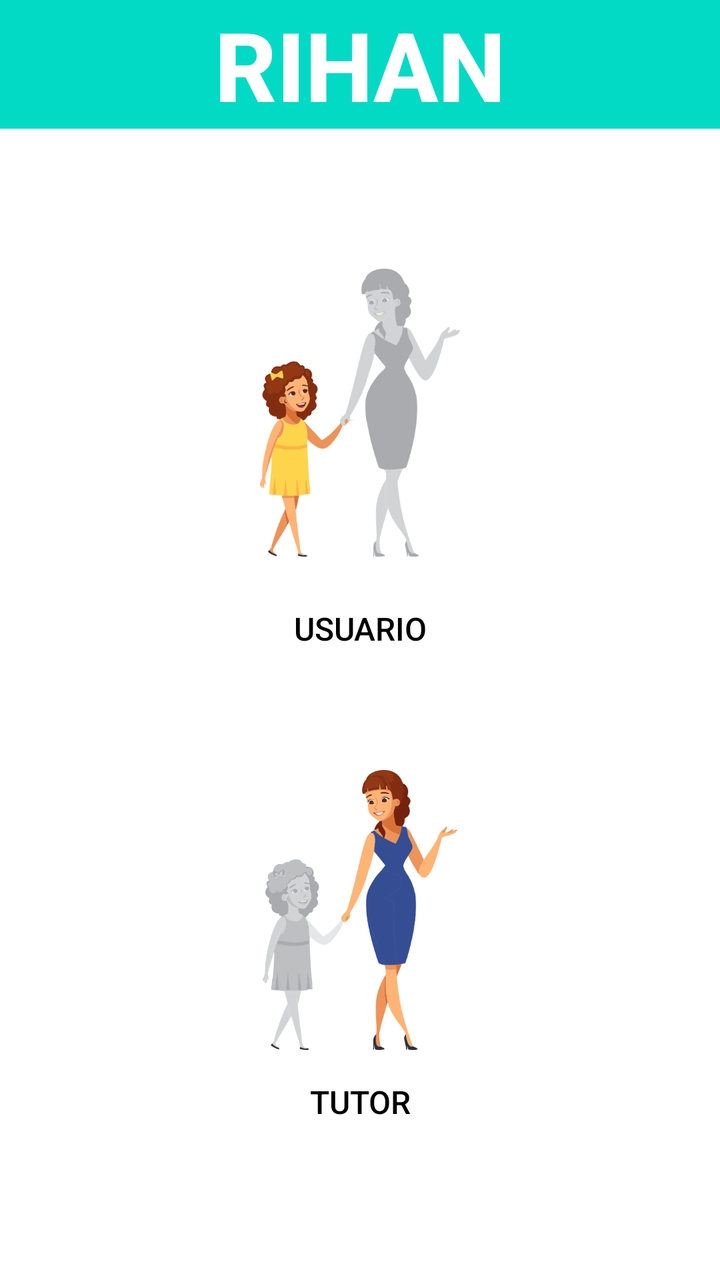
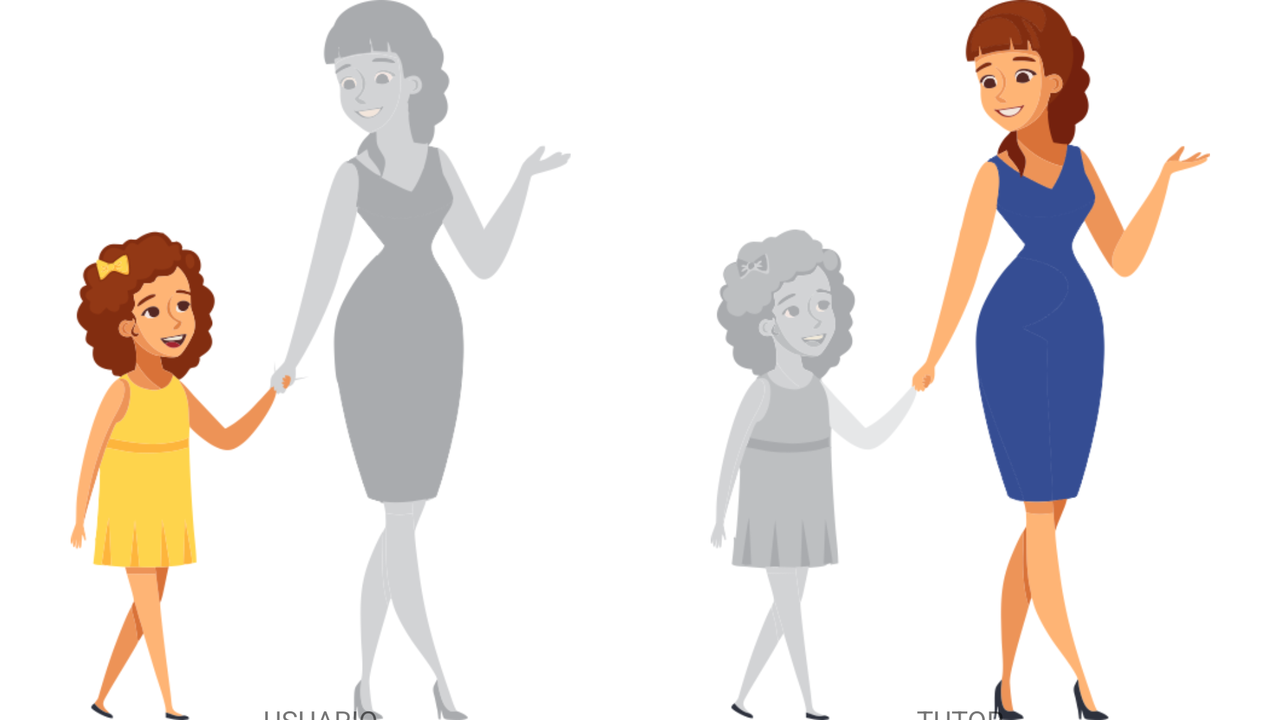

Two renders of one Android screen. The first uses the default layout on a phone; the second uses the alternative layout the repository ships for a different screen configuration, on a matching device. The two XML files are below.
<!-- AndroidManifest.xml: application theme Theme.RihanApp2 -->
<!-- res/layout/activity_main.xml -->
<?xml version="1.0" encoding="utf-8"?>
<androidx.constraintlayout.widget.ConstraintLayout xmlns:android="http://schemas.android.com/apk/res/android"
    xmlns:app="http://schemas.android.com/apk/res-auto"
    xmlns:tools="http://schemas.android.com/tools"
    android:id="@+id/contraintlayout1"
    android:layout_width="match_parent"
    android:layout_height="match_parent"
    android:background="@color/white"
    tools:context=".MainActivity">

    <TextView
        android:id="@+id/textView10"
        android:layout_width="match_parent"
        android:layout_height="wrap_content"
        android:background="@color/teal_200"
        android:fontFamily="sans-serif-medium"
        android:text="@string/Titulo"
        android:textAlignment="center"
        android:textColor="@color/white"
        android:textSize="48sp"
        android:textStyle="bold"
        app:layout_constraintEnd_toEndOf="parent"
        app:layout_constraintStart_toStartOf="parent"
        app:layout_constraintTop_toTopOf="parent" />

    <ImageView
        android:id="@+id/imageView"
        android:layout_width="100dp"
        android:layout_height="164dp"
        android:layout_marginTop="60dp"
        android:contentDescription="@string/IB_USUARIO"
        app:layout_constraintEnd_toEndOf="@+id/textView10"
        app:layout_constraintStart_toStartOf="@+id/textView10"
        app:layout_constraintTop_toBottomOf="@+id/textView10"
        app:srcCompat="@drawable/usuario" />

    <TextView
        android:id="@+id/tv_usuario"
        android:layout_width="wrap_content"
        android:layout_height="wrap_content"
        android:layout_marginTop="15dp"
        android:background="@color/white"
        android:contentDescription="@string/tv_usuario"
        android:fontFamily="sans-serif-medium"
        android:text="@string/tv_usuario"
        android:textAlignment="center"
        android:textColor="@color/black"
        android:textColorHint="@color/black"
        android:textSize="16sp"
        app:layout_constraintEnd_toEndOf="@+id/imageView"
        app:layout_constraintStart_toStartOf="@+id/imageView"
        app:layout_constraintTop_toBottomOf="@+id/imageView" />

    <ImageView
        android:id="@+id/imageView2"
        android:layout_width="100dp"
        android:layout_height="140dp"
        android:layout_marginTop="60dp"
        android:contentDescription="@string/IB_TUTOR"
        app:layout_constraintEnd_toEndOf="@+id/tv_usuario"
        app:layout_constraintStart_toStartOf="@+id/tv_usuario"
        app:layout_constraintTop_toBottomOf="@+id/tv_usuario"
        app:srcCompat="@drawable/tutor" />

    <TextView
        android:id="@+id/textView2"
        android:layout_width="wrap_content"
        android:layout_height="wrap_content"
        android:layout_marginTop="15dp"
        android:backgroundTint="@color/black"
        android:contentDescription="@string/tv_tutor"
        android:fontFamily="sans-serif-medium"
        android:text="@string/tv_tutor"
        android:textAlignment="center"
        android:textColor="@color/black"
        android:textSize="16sp"
        app:layout_constraintEnd_toEndOf="@+id/imageView2"
        app:layout_constraintStart_toStartOf="@+id/imageView2"
        app:layout_constraintTop_toBottomOf="@+id/imageView2" />

    <androidx.constraintlayout.widget.Guideline
        android:id="@+id/guideline2"
        android:layout_width="wrap_content"
        android:layout_height="wrap_content"
        android:orientation="horizontal"
        app:layout_constraintGuide_percent="0.5" />

</androidx.constraintlayout.widget.ConstraintLayout>
<!-- resources referenced by this layout -->
<resources>
  <color name="black">#FF000000</color>
  <color name="teal_200">#FF03DAC5</color>
  <color name="white">#FFFFFFFF</color>
  <!-- drawable tutor: png bitmap (drawable, 50740 bytes) -->
  <!-- drawable usuario: png bitmap (drawable, 47189 bytes) -->
  <string name="IB_TUTOR">TUTOR</string>
  <string name="IB_USUARIO">USUARIO</string>
  <string name="Titulo">RIHAN</string>
  <string name="tv_tutor">TUTOR</string>
  <string name="tv_usuario">USUARIO</string>
  <style name="Theme.RihanApp2" parent="Theme.MaterialComponents.Light.NoActionBar">
          
          <item name="colorPrimary">@color/purple_500</item>
          <item name="colorPrimaryVariant">@color/purple_700</item>
          <item name="colorOnPrimary">@color/white</item>
          
          <item name="colorSecondary">@color/teal_200</item>
          <item name="colorSecondaryVariant">@color/teal_700</item>
          <item name="colorOnSecondary">@color/black</item>
          
          <item name="android:statusBarColor" tools:targetApi="l">?attr/colorPrimaryVariant</item>
          
      </style>
  <color name="purple_500">#FF6200EE</color>
  <color name="purple_700">#FF3700B3</color>
  <color name="teal_700">#FF018786</color>
</resources>
<!-- res/layout-land/activity_main.xml (the repository's variant of the layout above) -->
<!-- drawn on the phone turned sideways -->
<?xml version="1.0" encoding="utf-8"?>
<androidx.constraintlayout.widget.ConstraintLayout xmlns:android="http://schemas.android.com/apk/res/android"
    xmlns:app="http://schemas.android.com/apk/res-auto"
    xmlns:tools="http://schemas.android.com/tools"
    android:id="@+id/tv_tutor"
    android:layout_width="match_parent"

    android:layout_height="match_parent"
    android:orientation="horizontal"
    tools:context=".MainActivity">

    <ImageView
        android:id="@+id/imageView"
        android:layout_width="wrap_content"
        android:layout_height="wrap_content"
        android:contentDescription="@string/IB_USUARIO"
        android:onClick="PrimerConfInicial"
        app:layout_constraintBottom_toBottomOf="parent"
        app:layout_constraintEnd_toStartOf="@+id/guideline3"
        app:layout_constraintStart_toStartOf="parent"
        app:layout_constraintTop_toTopOf="parent"
        app:srcCompat="@drawable/usuario" />

    <TextView
        android:id="@+id/tv_usuario"
        android:layout_width="wrap_content"
        android:layout_height="wrap_content"
        android:contentDescription="@string/tv_usuario"
        android:text="@string/tv_usuario"
        app:layout_constraintBottom_toBottomOf="parent"
        app:layout_constraintEnd_toEndOf="@+id/imageView"
        app:layout_constraintHorizontal_bias="0.5"
        app:layout_constraintStart_toStartOf="@+id/imageView"
        app:layout_constraintTop_toBottomOf="@+id/imageView" />

    <ImageView
        android:id="@+id/imageView2"
        android:layout_width="wrap_content"
        android:layout_height="wrap_content"
        android:contentDescription="@string/IB_TUTOR"
        app:layout_constraintBottom_toBottomOf="parent"
        app:layout_constraintEnd_toEndOf="parent"
        app:layout_constraintStart_toStartOf="@+id/guideline3"
        app:layout_constraintTop_toTopOf="parent"
        app:srcCompat="@drawable/tutor" />

    <TextView
        android:id="@+id/textView2"
        android:layout_width="wrap_content"
        android:layout_height="wrap_content"
        android:contentDescription="@string/tv_tutor"
        android:text="@string/tv_tutor"
        app:layout_constraintBottom_toBottomOf="parent"
        app:layout_constraintEnd_toEndOf="@+id/imageView2"
        app:layout_constraintStart_toStartOf="@+id/imageView2"
        app:layout_constraintTop_toBottomOf="@+id/imageView2" />

    <androidx.constraintlayout.widget.Guideline
        android:id="@+id/guideline3"
        android:layout_width="wrap_content"
        android:layout_height="wrap_content"
        android:orientation="vertical"
        app:layout_constraintGuide_percent="0.5" />

</androidx.constraintlayout.widget.ConstraintLayout>
<!-- resources referenced by the variant -->
<!-- as the phone turned sideways resolves them -->
<resources>
  <!-- drawable tutor: png bitmap (drawable, 50740 bytes) -->
  <!-- drawable usuario: png bitmap (drawable, 47189 bytes) -->
  <string name="IB_TUTOR">TUTOR</string>
  <string name="IB_USUARIO">USUARIO</string>
  <string name="tv_tutor">TUTOR</string>
  <string name="tv_usuario">USUARIO</string>
  <style name="Theme.RihanApp2" parent="Theme.MaterialComponents.Light.NoActionBar">
          
          <item name="colorPrimary">@color/purple_500</item>
          <item name="colorPrimaryVariant">@color/purple_700</item>
          <item name="colorOnPrimary">@color/white</item>
          
          <item name="colorSecondary">@color/teal_200</item>
          <item name="colorSecondaryVariant">@color/teal_700</item>
          <item name="colorOnSecondary">@color/black</item>
          
          <item name="android:statusBarColor" tools:targetApi="l">?attr/colorPrimaryVariant</item>
          
      </style>
  <color name="purple_500">#FF6200EE</color>
  <color name="purple_700">#FF3700B3</color>
  <color name="white">#FFFFFFFF</color>
  <color name="teal_200">#FF03DAC5</color>
  <color name="teal_700">#FF018786</color>
  <color name="black">#FF000000</color>
</resources>
